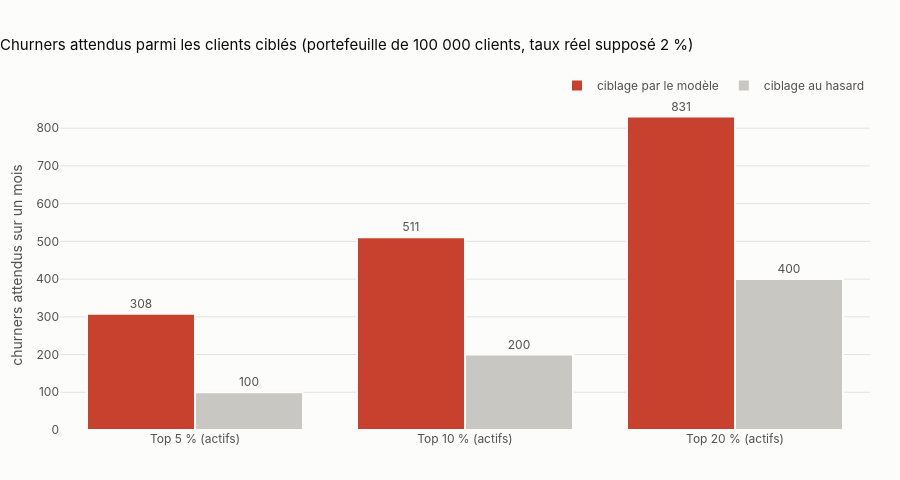

This figure's notebook cell:
### Code cell
plot = campaign[campaign["capacite"].notna()].set_index("groupe")[["churners_attendus", "churners_hasard"]]
plot.columns = ["ciblage par le modèle", "ciblage au hasard"]
fig = grouped_bar_chart(plot.round(0), "Churners attendus parmi les clients ciblés (portefeuille de 100 000 clients, taux réel supposé 2 %)",
                        "churners attendus sur un mois", fmt=".0f",
                        colors={"ciblage par le modèle": TIER_COLORS["High"], "ciblage au hasard": TIER_COLORS["Low"]})
publish(fig, "08_campagne")

### Figure 1 — Plotly figure (JSON) as saved in the notebook; plotly's stock layout.template omitted (floating-point values rounded to 4 significant figures)
{"data": [{"cliponaxis": false, "hovertemplate": "%{x}<br>ciblage par le modèle : %{y:.0f}<extra></extra>", "marker": {"color": "#c8412f", "line": {"color": "#fcfcfb", "width": 2}}, "name": "ciblage par le modèle", "text": ["308", "511", "831"], "textposition": "outside", "type": "bar", "x": ["Top 5 % (actifs)", "Top 10 % (actifs)", "Top 20 % (actifs)"], "y": [308.0, 511.0, 831.0]}, {"cliponaxis": false, "hovertemplate": "%{x}<br>ciblage au hasard : %{y:.0f}<extra></extra>", "marker": {"color": "#c9c7c1", "line": {"color": "#fcfcfb", "width": 2}}, "name": "ciblage au hasard", "text": ["100", "200", "400"], "textposition": "outside", "type": "bar", "x": ["Top 5 % (actifs)", "Top 10 % (actifs)", "Top 20 % (actifs)"], "y": [100.0, 200.0, 400.0]}], "layout": {"barmode": "group", "height": 480, "title": {"text": "Churners attendus parmi les clients ciblés (portefeuille de 100 000 clients, taux réel supposé 2 %)"}, "xaxis": {"type": "category"}, "yaxis": {"title": {"text": "churners attendus sur un mois"}}}}
